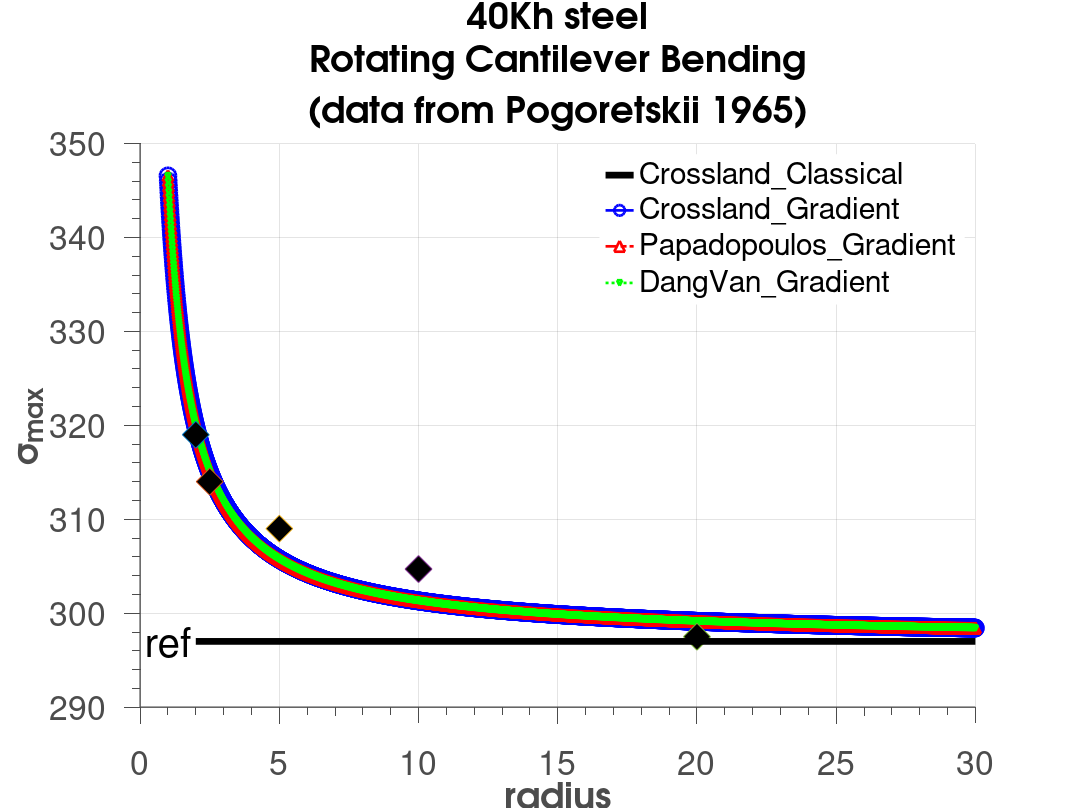

Write MATLAB code to recreate this figure. (Note: this script raises an error after producing the figure.)
clear;clc;
tt=150;
ff=297;
a=(tt-ff/sqrt(3))/(ff/3);
b=tt;
ap=3*(tt/ff-1/2);
bp=tt;
ad=3*(tt/ff-1/2);
bd=tt;
lg=0.143;
lgp=0.143;
lgd=0.143;
y=1:0.01:30;

sigmax  =b*(1/sqrt(3)+a/3-lg*((sqrt(3)*y).^-1+a/3*y.^-1)).^-1;
sigmaxp=b*(1/2+ap/3-lgp*((2*y).^-1+ap/3*y.^-1)).^-1;
sigmaxd=b*(1/2+ad/3-lgd*((2*y).^-1+ad/3*y.^-1)).^-1;

figure(1);
hold on;
fr=plot(y,sigmax, '-b','LineWidth',2,'Marker', 'o', 'MarkerSize', 12,'MarkerEdgeColor',  'b', 'MarkerFaceColor' , 'none');
frp=plot(y,sigmaxp,'-.r','LineWidth',2,'Marker', '^', 'MarkerSize', 8,'MarkerEdgeColor',  'r', 'MarkerFaceColor' , 'none');
frd=plot(y,sigmaxd, ':g','LineWidth',2,'Marker', 'v', 'MarkerSize', 4,'MarkerEdgeColor',  'g', 'MarkerFaceColor' , 'none');
plot(2,319,'d','MarkerSize',20, 'MarkerFaceColor','k');
plot(2.5,314,'d','MarkerSize',20, 'MarkerFaceColor','k');
plot(5,309,'d','MarkerSize',20, 'MarkerFaceColor','k');
plot(10,304.7,'d','MarkerSize',20, 'MarkerFaceColor','k');
plot(20,297.5,'d','MarkerSize',20, 'MarkerFaceColor','k');
class=plot([2 30],[ff ff],'k','LineWidth',5);
hold off;
grid on;
% grid minor;
set(gca ,'FontSize',30);
hXLabel = xlabel('radius','Fontsize',30, 'FontWeight' , 'bold');
hYLabel = ylabel('\sigma_{max}','Fontsize',30, 'FontWeight' , 'bold');
text(0.2,ff,'ref','Fontsize',30);

hTitle=title({['40Kh steel'],[ 'Rotating Cantilever Bending'],[ '(data from Pogoretskii 1965)']; },'Fontsize',30);
set(hTitle, 'FontSize', 30, 'FontWeight' , 'bold')
hLegend=legend([class,fr,frp,frd],'Crossland\_Classical','Crossland\_Gradient','Papadopoulos\_Gradient','DangVan\_Gradient');
set([hLegend, gca], 'FontSize', 25)
set(hLegend,'Box','on');
set(hLegend,'EdgeColor',[1 1 1]); %set the edge colour of the legend to white 
% Adjust font
set(gca, 'FontName', 'Helvetica')
set([hTitle, hXLabel, hYLabel], 'FontName', 'AvantGarde')
% Adjust axes properties
set(gca, 'Box', 'off', 'TickDir', 'out', 'TickLength', [.02 .02], ...
    'XMinorTick', 'on', 'YMinorTick', 'on', 'YGrid', 'on', ...
    'XColor', [.3 .3 .3], 'YColor', [.3 .3 .3], ...
    'LineWidth', 1)
set(gcf,'color','w'); %set figure background transparent
set(gca,'color','w'); %set axis transparent
% Maximize print figure
set(gcf,'outerposition',get(0,'screensize'));
set(gcf, 'PaperPositionMode', 'manual');
set(gcf, 'PaperUnits', 'points'); %[ {inches} | centimeters | normalized | points ]
set(gcf, 'PaperPosition', [0 0 800 600]); %set(gcf,'PaperPosition',[left,bottom,width,height])
saveas(gcf,'40khsteel.png');

%*****************Fitting********************
R=[2 2.5 5 10 20];
f=[319 314 309 304.7 297.5];
createFit40kh(R,f)
% cftool
% t/(1/sqrt(3)+(t-297/sqrt(3))/297-lg*(1/(sqrt(3)*x)+(t-297/sqrt(3))/(297*x)))
% lg=0.001~0.5
% t=150~200